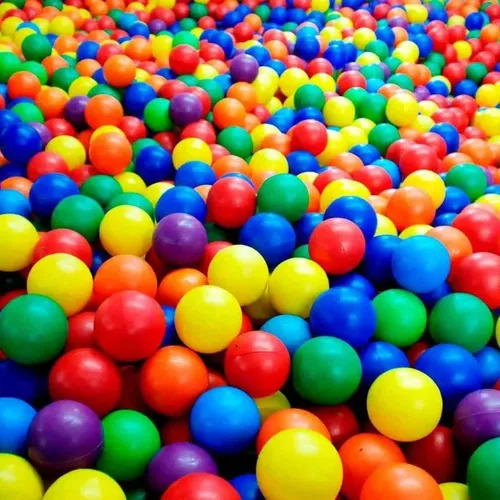
#> input picture imagens/imagem.jpg, 500 x 500 px
$ python 18-exemplo.py
#> lines starting #> are read from the running program, lines starting #| are printed output that depends on the picture
import cv2

imagem = cv2.imread('imagens/imagem.jpg')
#> imagem is the input picture: shape (500, 500, 3); mean B, G, R 83.2, 110.7, 131.8

imagemrotacionada = imagem[::-1, :]
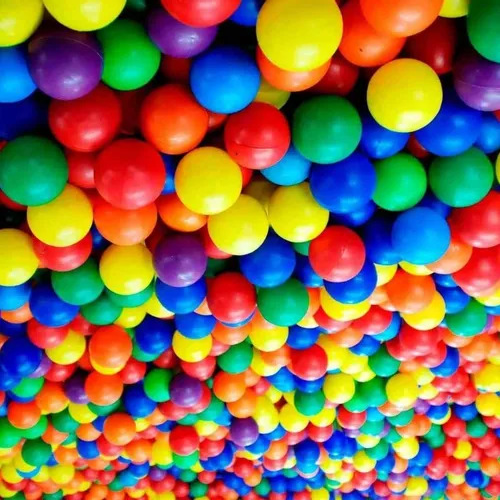
#> imagemrotacionada: shape (500, 500, 3); mean B, G, R 83.2, 110.7, 131.8

cv2.imshow("Imagem", imagem)
cv2.imshow("Imagemrotacionada", imagemrotacionada)
cv2.waitKey(0)
